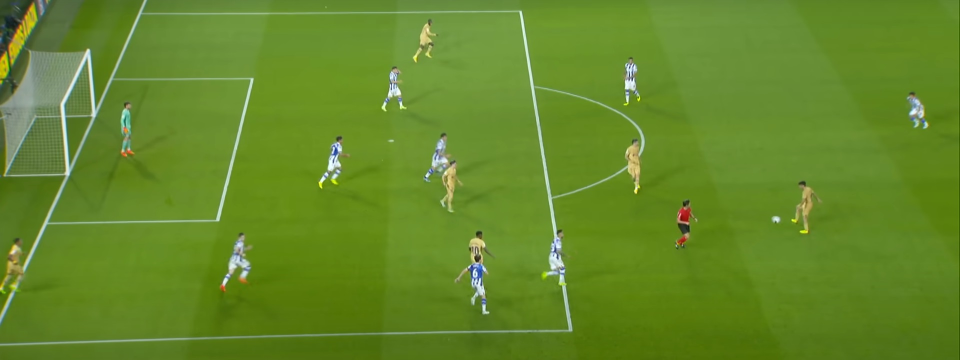
#> input picture rdi/computer_vision_jr/Q_2/im1.jpg, 1919 x 719 px (shown at 1/2 size)
$ python Q2_4_Julia_alberic.py
#> lines starting #> are read from the running program, lines starting #| are printed output that depends on the picture; after the words box and inside, x2 and y2 are one past the last pixel; in counts of white or black regions, pixels touching at a corner belong together
# -*- coding: utf-8 -*-
"""
Created on Mon Aug 22 12:41:45 2022

@author: Júlia Alberic i Torrent
"""

import matplotlib.pyplot as plt
from matplotlib.patches import Rectangle
import numpy as np
import cv2

#This program follows proposal 1 except for the automatic person classification,
#which was done manually by selecting each player's coordinates, and it's also
#done for a single image.

#1-We'll select colour boundaries for the jerseys and extract a binary mask
#for each to see if we chose properly and therefore could recognise a player
#based on pixel count

im=plt.imread("im1.jpg")
#> im is the input picture: shape (719, 1919, 3); mean R, G, B 100.2, 136.1, 41.1

#colour ranges:we set the lower and upper RGB colour of each team, where lower
#is darker
bar=[(180,160,82),(209,211,128)]
rso=[(183,206,207),(227,253,245)]
ref=[(103,9,0),(214,50,57)]

#we create a an array that will have three channels, one for each team
#(barça, real sociedad and referee)
mask=np.zeros((im.shape[0],im.shape[1],3), dtype=bool)
mask[:,:,0] = cv2.inRange(im, bar[0],  bar[1])
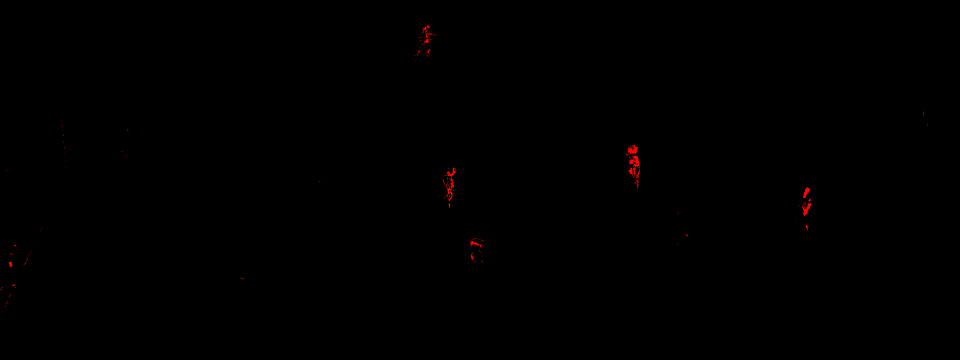
#> mask: shape (719, 1919, 3) bool (shown at 1/2 size); mean R, G, B 0.00159, 0, 0
mask[:,:,1] = cv2.inRange(im, rso[0],  rso[1])
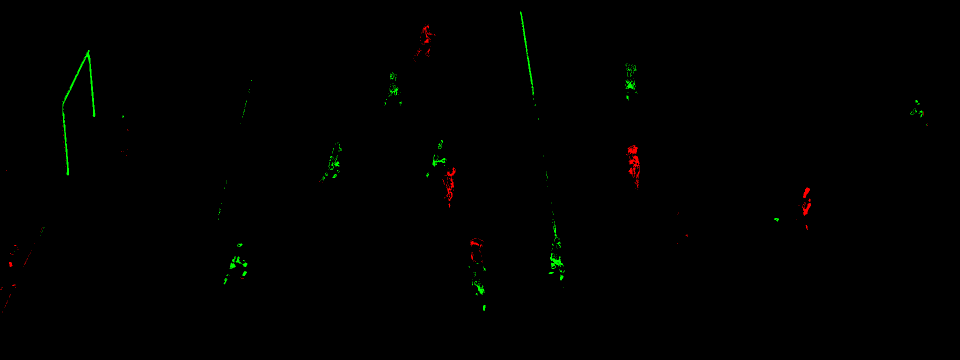
#> mask: shape (719, 1919, 3) bool (shown at 1/2 size); 0.33% of pixels changed, all inside (x1, y1, x2, y2) = (28, 23, 1853, 622)
mask[:,:,2] = cv2.inRange(im, ref[0],  ref[1])
#> mask: shape (719, 1919, 3) bool; 0.03% of pixels changed, all inside (x1, y1, x2, y2) = (1358, 418, 1380, 488)

plt.figure(1)
plt.subplot(221)
plt.title("Original image")
plt.imshow(im)
plt.subplot(222)
plt.title("Mask for Barça")
plt.imshow(mask[:,:,0],cmap='gray')
plt.subplot(223)
plt.title("Mask for Real Sociedad")
plt.imshow(mask[:,:,1],cmap='gray')
plt.subplot(224)
plt.title("Mask for the referee")
plt.imshow(mask[:,:,2],cmap='gray')

#2-Now that we saw we chose an adequate range for the colours we proceed with
#identification of each player given that we know where there's people.
#We manually read the extreme upper left and bottom right coordinates that
#limit each player's position in our image. This would be done by a Deep
#Learning algorithm that finds people.
num_people=16
people=np.zeros((num_people,4), dtype=int)
people[0,:]=[1242,270,1302,398]
people[1,:]=[1339,389,1398,494]
people[2,:]=[1072,446,1140,582]
people[3,:]=[0,471,45,587]
people[4,:]=[419,454,505,590]
people[5,:]=[610,264,692,375]
people[6,:]=[757,129,816,223]
people[7,:]=[811,34,871,129]
people[8,:]=[846,226,900,351]
people[9,:]=[879,322,922,426]
people[10,:]=[932,459,973,539]
people[11,:]=[918,512,986,628]
people[12,:]=[1229,105,1287,213]
people[13,:]=[1572,359,1640,468]
people[14,:]=[1801,178,1869,259]

labels=[None]*num_people
colours=[None]*num_people

#for each person 'p' the loop will create a temporary smaller image 'crop'
#containing only the player and will assign each channel the values that
#we had in 'mask', so nonzero pixel count for each channel will give us how
#many pixels of that colour range we have for the player. Depending on which
#is bigger we assign the label to the player that will be used for the plot.
for p in range(0,num_people-1):
    crop=np.zeros((people[p,3]-people[p,1],people[p,2]-people[p,0],
                   3),dtype=bool)
    crop[:,:,:]=mask[people[p,1]:people[p,3],people[p,0]:people[p,2],:]

    pixel_num=[np.count_nonzero(crop[:,:,0]),
               np.count_nonzero(crop[:,:,1]),
               np.count_nonzero(crop[:,:,2])]
    if np.max(pixel_num)==pixel_num[0]:
        labels[p]='bar'
        colours[p]='y'
    if np.max(pixel_num)==pixel_num[1]:
        labels[p]='rso'
        colours[p]='b'
    if np.max(pixel_num)==pixel_num[2]:
        labels[p]='ref'
        colours[p]='r'
#> this loop made 15 passes
#> pixel_num on passes 1 to 12: [732, 0, 0], [15, 0, 384], [0, 587, 0], [93, 1, 0], [7, 419, 0], [3, 295, 0], [0, 218, 0], [258, 0, 0], [41, 261, 0], [430, 35, 0], [176, 22, 0], [34, 290, 0]
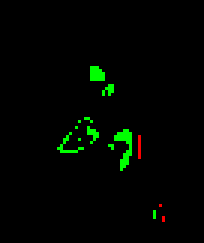
#> crop: shape (81, 68, 3) bool (shown 3 times larger); mean R, G, B 0.002, 0.0202, 0
#> after the loop, colours = 16 items, first 6: 'y', 'r', 'b', 'y', 'b', 'b'; labels = 16 items, first 6: 'bar', 'ref', 'rso', 'bar', 'rso', 'rso'

#we plot the image and use the coordinates info and colour the algorithm
#assigned to each team to plot corresponding rectangles on top of the players.
plt.figure(2)
plt.title("Team classification")
plt.imshow(im)
for p in range(0,num_people-1):
    plt.gca().add_patch(Rectangle((people[p,0],people[p,1]),
                              people[p,2]-people[p,0],people[p,3]-people[p,1]
                              ,linewidth=1,edgecolor=colours[p],
                              facecolor='none'))
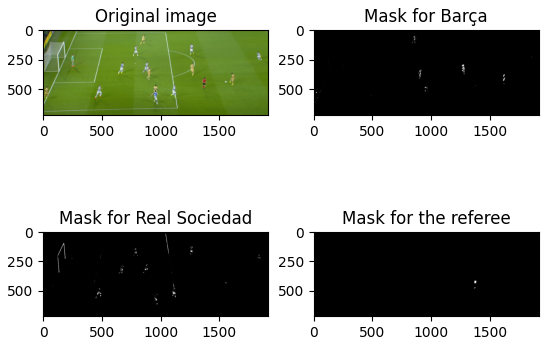
#> figure drawn by matplotlib, 4 panels
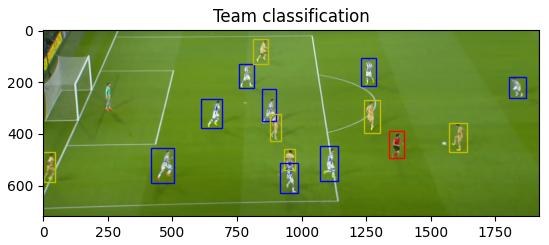
#> figure drawn by matplotlib, 1 panel

$ run again, with rdi/computer_vision_jr/Q_2/im92.jpg copied over rdi/computer_vision_jr/Q_2/im1.jpg
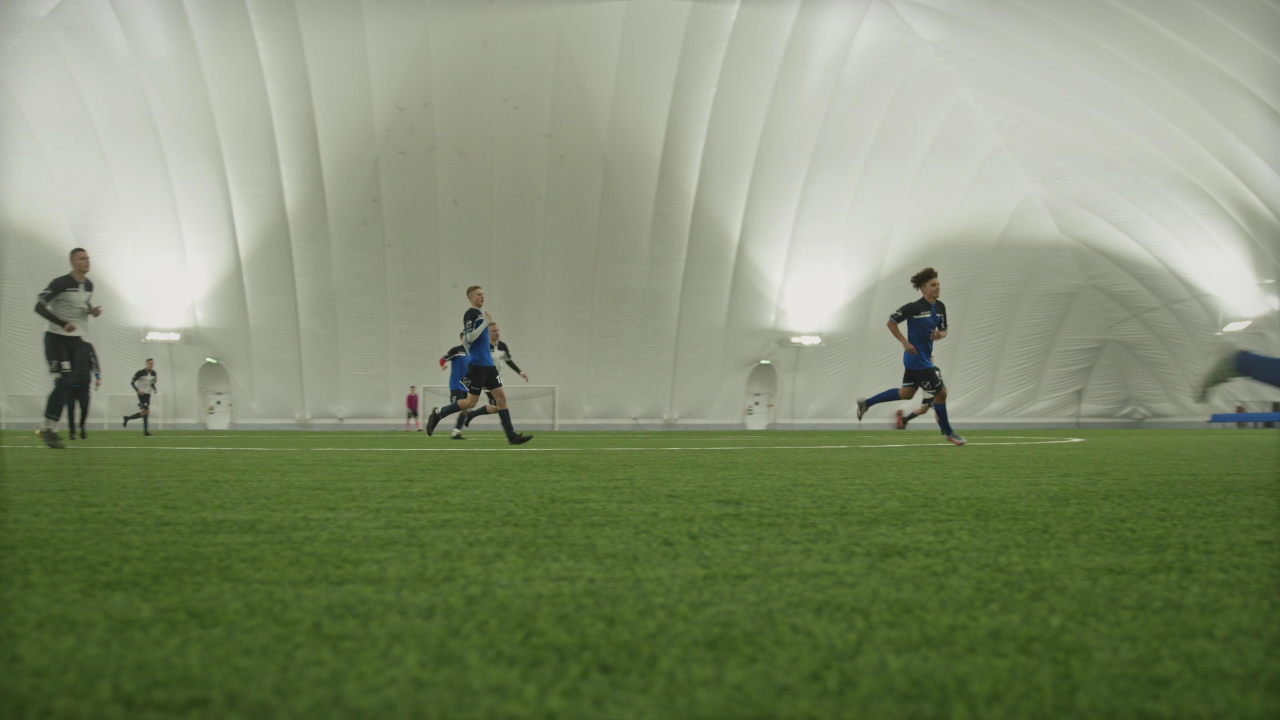
#> input picture rdi/computer_vision_jr/Q_2/im92.jpg, 3840 x 2160 px (shown at 1/3 size)
#> im is the input picture: shape (2160, 3840, 3); mean R, G, B 130.2, 140.9, 110.6
#> `mask[:,:,1] = cv2.inRange(im, rso[0],  rso[1])`:
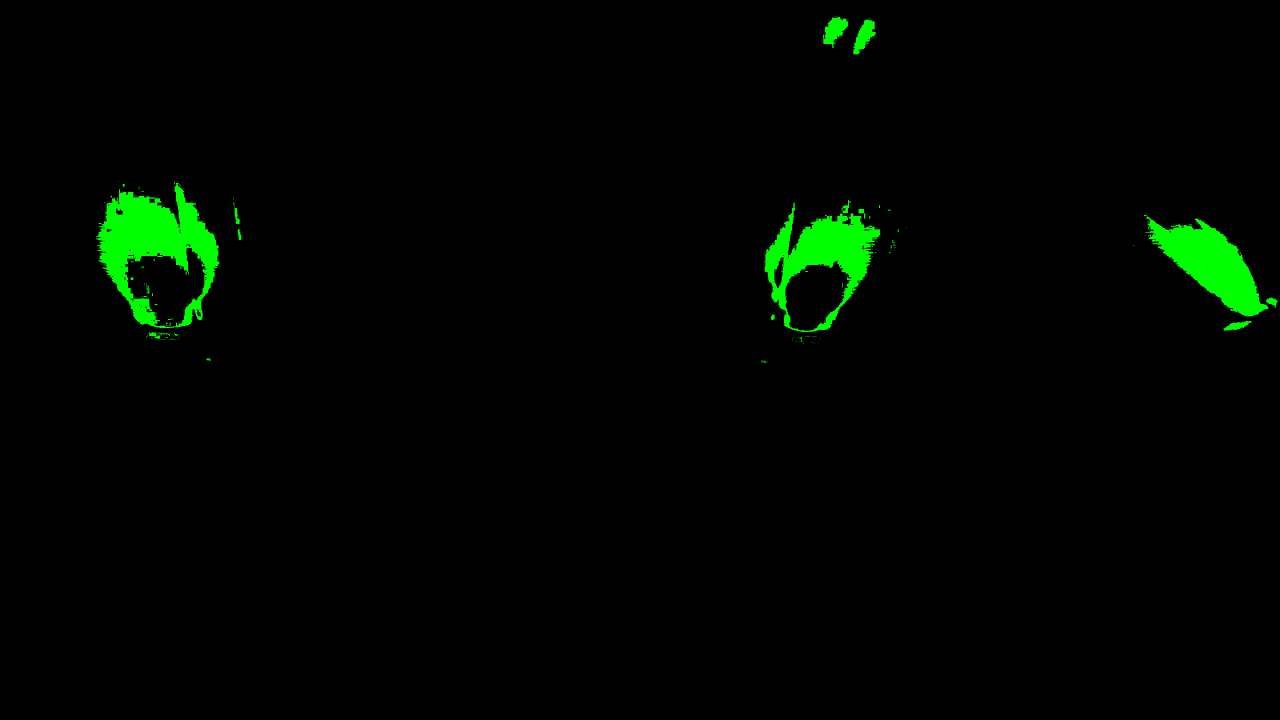
#> mask: shape (2160, 3840, 3) bool (shown at 1/3 size); mean R, G, B 0, 0.022, 0
#> the loop `for p in range(0,num_people-1):` made 15 passes
#> pixel_num on passes 1 to 8: [0, 0, 0], [0, 0, 0], [0, 0, 0], [0, 0, 0], [0, 50, 0], [0, 0, 0], [0, 0, 0], [0, 0, 0]
#> after the loop `for p in range(0,num_people-1):`: colours = 16 items, first 6: 'r', 'r', 'r', 'r', 'b', 'r'; labels = 16 items, first 6: 'ref', 'ref', 'ref', 'ref', 'rso', 'ref'
#> `facecolor='none'))`:
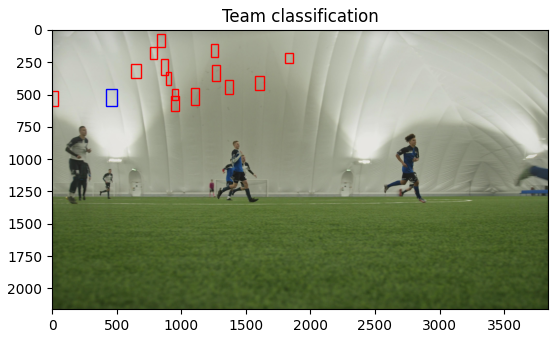
#> figure drawn by matplotlib, 1 panel
